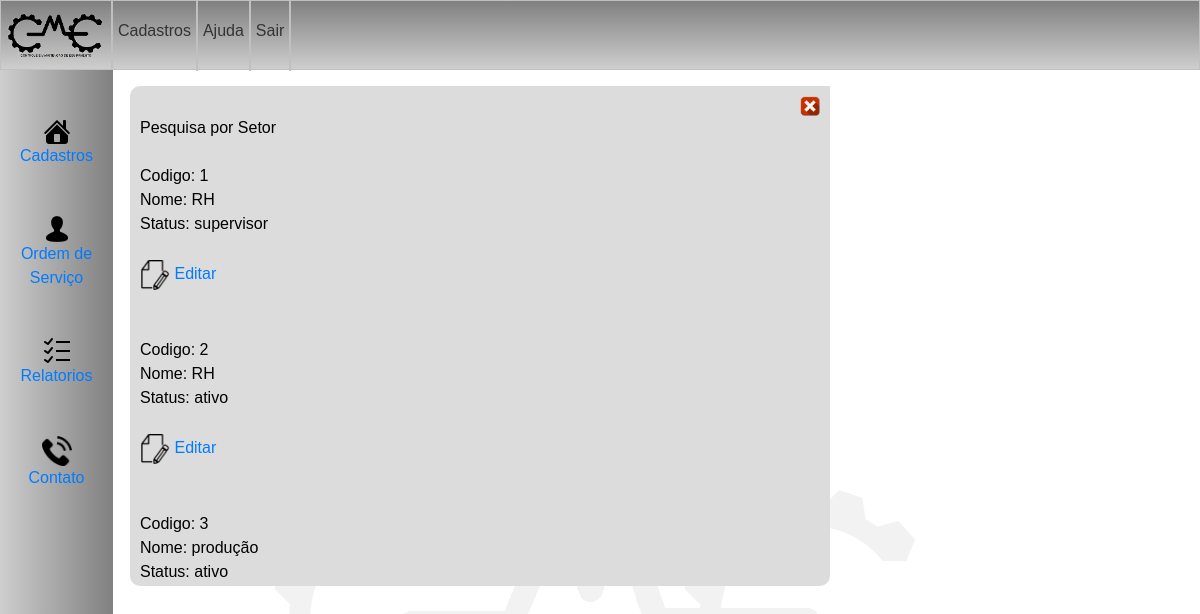
/cme/buscasetor.php, run on the app's committed database.
### tables this page shows
CREATE TABLE `setores` (
  `codigo` int(11) NOT NULL,
  `nome` varchar(50) NOT NULL,
  `status` varchar(20) NOT NULL
);

### cme/buscasetor.php (the view, shortened to what this page needs)
<?php
require ("cadastro1.php");
?>
<html>
 <head>
   <link rel="stylesheet" type="text/css" href="formstyle.css">
 </head>
<body>
<div id="posiciona" class="padding10">
<div id="fechar" align=right><a href="javascript:fechar()"><img src="imagens/sair.png" height="20" width="20"/></a></div>
<font color="black"> Pesquisa por Setor
<form action="" method="post">
	<?php
	$host = "localhost";
	$user = "root";
	$pass = "";
	$banco = "cme";
	$conexao = mysqli_connect($host, $user, $pass)or die (mysqli_error());
	mysqli_select_db($conexao, $banco) or die (mysqli_error());
	$pesquisar = $_POST['pesquisar'];
	$chamada = "SELECT * FROM setores WHERE nome LIKE '%".$pesquisar."%' or codigo = '".$pesquisar."' LIMIT 5";
	$chamada1 = mysqli_query($conexao, $chamada);
	while($chamada2 = mysqli_fetch_array($chamada1)){
		echo "<br>Codigo: ".$chamada2['codigo']."<br>";
		echo "Nome: ".$chamada2['nome']."<br>";
		echo "Status: ".$chamada2['status']."<br><br>";
		echo "<a href='editarsetor.php?codigo=".$chamada2['codigo']."'><img src='imagens/lapis1.png' style='max-width:30px'> Editar</a><br><br>";
	}
	?>
</div>
</body>
</html>

### cme/estilo1.css (style rules this page uses)
body { margin:0 0 5px 0; padding:0; background-color:#DCDCDC; font: 10px ; font-family: Arial, Helvetica, sans-serif; background-repeat: no-repeat; background-position: center; }

### cme/estilo.css (style rules this page uses)
* { margin: 0; padding: 0; }
body { font-family: Arial, Helvetica, sans-serif; }

### cme/formstyle.css (style rules this page uses)
body { margin:0 0 0 0; padding:0; background-color:#DCDCDC; }
.padding10 { padding:10px !important; }
body, input, select, textarea, button { font-family: sans-serif; font-size: 1em; }

### cme/buscasetor.php (style rules this page uses)
body { background-color:#FFF; font-family: Tahoma,Arial; }
#posiciona { position: left: 40%; top: 35%; width: 700px; height: 500px; margin-left: 130px; margin-top: 10px; background-color: #666; color: #FFF; background-color: #DCDCDC; text-align: border-radius: 10px 10px 0px 0px ; -webkit-border-radius: 10px 0px 10px 10px ; -moz-border-radius: 20px 0px 20px 20px ; -ms-border-radius: 20px 0px 20px 20px ; -o-border-radius: 20px 0px 20px 20px ; overflow:scroll; }
#fechar { margin: 0px; font-size: 16px font-color: black; }

### data on the page
setores: codigo "1", nome "RH", status "supervisor"
setores: codigo "2", nome "RH", status "ativo"
setores: codigo "3", nome "produção", status "ativo"
